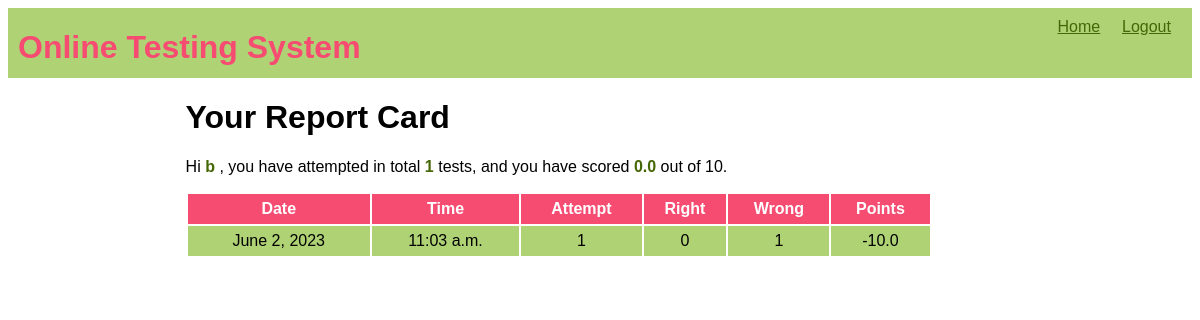
Screenshot of /OTS/test-history (signed in) with the database file from the repository.
### OTS/models.py (models this page shows)
class Candidate(models.Model):
    username=models.CharField(primary_key=True,max_length=20)
    password=models.CharField(null=False, max_length=20)
    name=models.CharField(null=False,max_length=30)
    test_attempted=models.IntegerField(default=0)
    points=models.FloatField(default=0.0)

class Result(models.Model):
    resultid=models.BigAutoField(primary_key=True,auto_created=True)
    username=models.ForeignKey(Candidate,on_delete=models.CASCADE)
    date=models.DateField(auto_now=True)
    time=models.TimeField(auto_now=True)
    attempt=models.IntegerField()
    right=models.IntegerField()
    wrong=models.IntegerField()
    points=models.FloatField()

### OTS/views.py (the view)
# urls.py: path('test-history',testResultHistory,name='testHistory'),
def testResultHistory(request):
    if 'name' not in request.session.keys():
        res=HttpResponseRedirect("login")
    candidate=Candidate.objects.filter(username=request.session['username'])
    results=Result.objects.filter(username_id=candidate[0].username)
    context={'candidate':candidate[0],'results':results}
    res=render(request,'candidate_history.html',context)
    return res

### OTS/templates/candidate_history.html (shortened to what this page needs)
{% extends 'main.html' %}
{% block top%}
<a href="{% url 'OTS:home' %}">Home</a>
<a href="{% url 'OTS:logout' %}">Logout</a>
{%endblock %}
{% block content %}
<h1>Your Report Card</h1>
<p>Hi <span class="special">{{candidate.name}}</span>
    , you have attempted in total <span class="special">{{candidate.test_attempted}} </span> tests, and you have scored <span class="special">{{candidate.points}}</span> out of 10.</p>
<table>
    <tr>
        <th>Date</th>
        <th>Time</th>
        <th>Attempt</th>
        <th>Right</th>
        <th>Wrong</th>
        <th>Points</th>
    </tr>
    {% for r in results%}
    <tr>
        <td>{{r.date}}</td>
        <td>{{r.time}}</td>
        <td>{{r.attempt}}</td>
        <td>{{r.right}}</td>
        <td>{{r.wrong}}</td>
        <td>{{r.points}}</td>
    </tr>
    {% endfor %}
</table>
{% endblock %}

### OTS/static/theme.css (style rules this page uses)
* { font-family: 'Lucida Sans', 'Lucida Sans Regular', 'Lucida Grande', 'Lucida Sans Unicode', Geneva, Verdana, sans-serif; }
.top div.menu a { color: #456705; display:inline-block; min-width:50px; margin-right:10px; }
table { width:90%; }
table tr:nth-child(odd) { background-color:#456705; color:white; height:30px; }
table tr:nth-child(even) { background-color:#AFD275; height:30px; }
table tr:first-child { background-color:#F64C72; }
table td { text-align:center; }
span.special { color:#456705; font-weight: bolder; }

### rows the page displays
Candidate: name "b", test_attempted "1", points "0.0"
Result: date "June 2, 2023", time "11:03 a.m.", attempt "1", right "0", wrong "1", points "-10.0"
